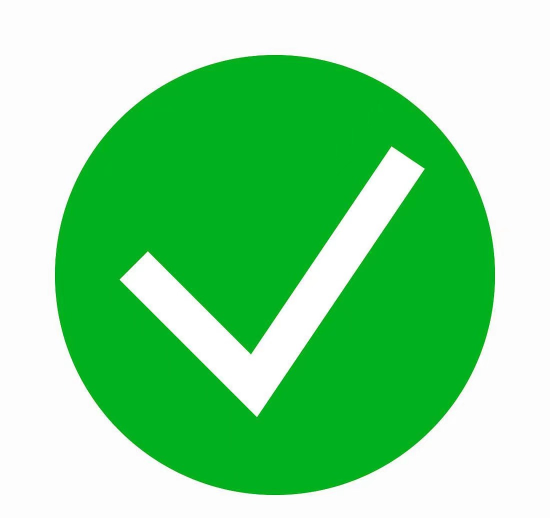
#> input picture aug-sys/src/assets/success.png, 1100 x 1036 px (shown at 1/2 size); its folder holds only this picture in this run
$ python -i deeptestMethods.py   (imports and definitions only)   (Python 2 division)
#> lines starting #> are read from the running program, lines starting #| are printed output that depends on the picture
import glob

import cv2
import os
import random
import matplotlib.pyplot as plt
import numpy as np
import time
from augsys import models
from augsys.generalMethod import *


# [88 lines left out: functions translation, scale, shear, rotation, contrast, brightness and 1 more, not called in this run]


def deeptestAug(data):
    dataset = data['dataset']
    taskName = data['taskName']
    taskDesc = data['taskDesc']
    fold = int(data['fold'])
    methods =data['methods']
    head_path = '/Users/zhangshijie/Desktop/SegTest-Data/dataset'
    raw_img = os.path.join(head_path,dataset,'*')
    aug_path = os.path.join('/Users/zhangshijie/Desktop/SegTest-Data/AugResult',taskName)
    zip_path =os.path.join('/Users/zhangshijie/Desktop/SegTest-Data/AugResult',taskName+'.zip')
    aug_img_path = os.path.join(aug_path)
    img_list = sorted(glob.glob(raw_img))
    file_num = len(methods) * fold * len(img_list)
    #  任务开始后对任务的数据进行保存 任务状态为Running
    new_task = models.AugTask(name=taskName,desc=taskDesc,fileType='Image',dataset=dataset,times=fold,num=file_num,augType='DeepTest',status='Running')
    new_task.save()
    d1=d2=d3=d4=d5=d6=d7 = False
    models.DeeptestParams(taskName = taskName,tranXmin=0,tranXmax=0,tranYmin=0,tranYmax=0,scaleXmin=0,scaleXmax=0,scaleYmin=0,scaleYmax=0,degreeMin=0,degreeMax=0,biasMin=0,biasMax=0).save()
    if('translation' in  methods):
        d1 = True
        tranXmin = int(data['trans_x']['min'])
        tranXmax = int(data['trans_x']['max'])
        tranYmin = int(data['trans_y']['min'])
        tranYmax = int(data['trans_y']['max'])
        models.Methods(taskName=taskName,method='translation').save()
        models.DeeptestParams.objects.filter(taskName=taskName).update(tranXmin=tranXmin,tranXmax=tranXmax,tranYmin=tranYmin,tranYmax=tranYmax)
    if('scale' in methods):
        d2 = True
        scaleXmin = int(data['scale_x']['min'])
        scaleXmax = int(data['scale_x']['max'])
        scaleYmin = int(data['scale_y']['min'])
        scaleYmax = int(data['scale_y']['max'])
        models.Methods(taskName=taskName,method='scale').save()
        models.DeeptestParams.objects.filter(taskName=taskName).update(scaleXmin=scaleXmin,scaleXmax=scaleXmax,scaleYmin=scaleYmin,scaleYmax=scaleYmax)
    if('shear' in methods):
        d3 = True
        models.Methods(taskName=taskName,method='shear').save()
    if ('rotation' in methods):
        d4 = True
        degreeMin = int(data['degree']['min'])
        degreeMax = int(data['degree']['max'])
        models.Methods(taskName=taskName,method='rotation').save()
        models.DeeptestParams.objects.filter(taskName=taskName).update(degreeMin=degreeMin,degreeMax=degreeMax)
    if ('contrast' in methods):
        d5 = True
        models.Methods(taskName=taskName,method='contrast').save()
    if ('brightness' in methods):
        d6 = True
        biasMin = int(data['bias']['min'])
        biasMax = int(data['bias']['max'])
        models.Methods(taskName=taskName,method='brightness').save()
        models.DeeptestParams.objects.filter(taskName=taskName).update(biasMin=biasMin,biasMax=biasMax)
    if ('blur' in methods):
        d7 = True
        strategy = data['strategy']
        models.Methods(taskName=taskName,method='blur').save()
        for i in range(len(strategy)):
            models.Strategy(taskName=taskName,strategy=strategy[i]).save()
    if not os.path.exists(aug_path):
        os.mkdir((aug_path))
    if not os.path.exists(aug_img_path):
        os.mkdir(aug_img_path)
    for i in range(fold):
        for j in range(len(img_list)):
            imgPath = img_list[j]
            imgName = getImgName(imgPath,7)
            if(d1):
                p1 = random.randint(tranXmin,tranXmax)
                p2 = random.randint(tranYmin,tranYmax)
                translation(imgPath,p1,p2,i,imgName,aug_img_path)
            if(d2):
                p1 = random.randint(scaleXmin,scaleXmax)
                p2 = random.randint(scaleYmin,scaleYmax)
                scale(imgPath,p1,p2,i,imgName,aug_img_path)
            if(d3):
                p1 = -0.1 * random.randint(-5, 5)
                p2 = 0
                shear(imgPath,p1,p2,i,imgName,aug_img_path)
            if(d4):
                degree = random.randint(degreeMin,degreeMax)
                rotation(imgPath,degree,i,imgName,aug_img_path)
            if(d5):
                p = random.randint(2,3)
                contrast(imgPath,p,i,imgName,aug_img_path)
            if(d6):
                p = random.randint(biasMin,biasMax)
                brightness(imgPath,p,i,imgName,aug_img_path)
            if(d7):
                strategy_now = random.choice(strategy)
                blur(imgPath,strategy_now,i,imgName,aug_img_path)
    zipDir(aug_path,zip_path)
    task_data = models.AugTask.objects.get(name=taskName)
    task_data.status = 'Success'
    task_data.save()
    return 0

>>> import cv2
>>> picture = cv2.imread('../aug-sys/src/assets/success.png', cv2.IMREAD_GRAYSCALE)
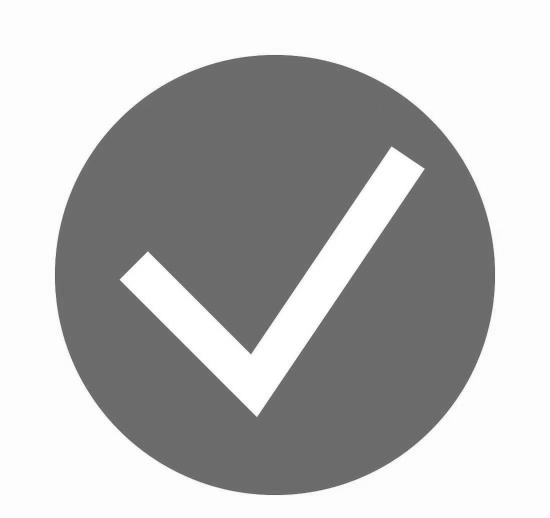
#> picture: shape (1036, 1100) (shown at 1/2 size); min 67, max 255, mean 184.2
#> (the run stopped early here; a loop or call above may not have finished)
